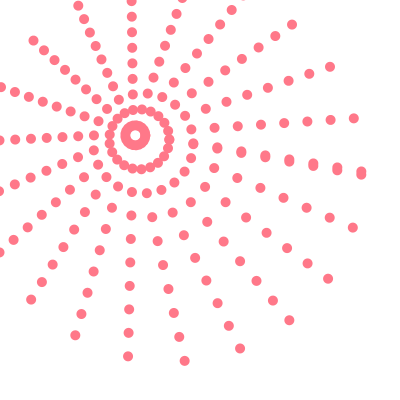
Frame 1 (no input)
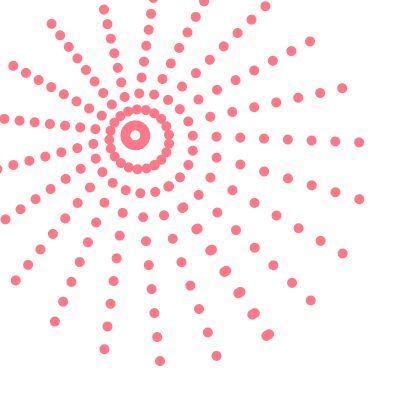
Frame 60 (the mouse pressed at the canvas centre just before this capture)
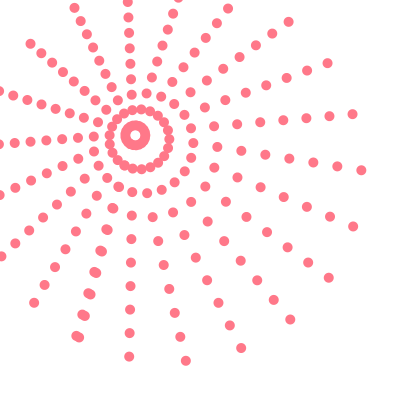
Frame 120 (the mouse held since frame 60 and released just before this capture)

The Processing sketch that drew these frames (run headless with seeded random() and noise(); from frame 60 on, the mouse is pressed at the canvas centre):

// Processing sketch: processing_121411
// ── processing_121411.pde

int RADI = 190;
  
void setup()
{
  size(400, 400);
  noStroke();
}
  
void draw()
{
  background(255);
  float rad = radians(frameCount % 360);
  for (int i = RADI; i > 0; i-=20) {
      for (int j = 0; j < 22; j++) {
          float r = rad - j * 0.3;
          float x = i * cos(r) + width / 3.0 + i / 5;
          float y = i * sin(r) + height / 3.0 + i / 5;
          fill(0xff, 0x78, 0x89);
          ellipse(x ,y , 10, 10);
      }
  }
}
